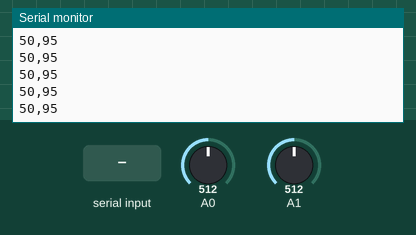
Simulated run of this sketch. Board: Arduino Uno, built with avr-gcc and run on an emulated ATmega328P. Parts: the last lines printed to the serial monitor. The test bench sets the inputs (shaded band); at power-on: A0 = 512, A1 = 512. The local clock reads 2024-03-15 10:24:30 at power-on unless the sketch sets it; storage starts empty.

Above: at 1.4 s.
1.5 s: "config\n" received over Serial
At 2.1 s:
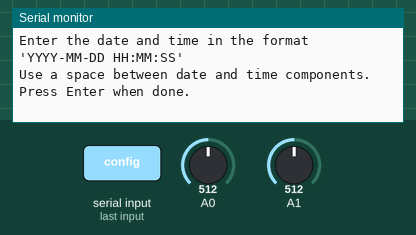
3.0 s: "90,45\n" received over Serial
At 3.11 s:
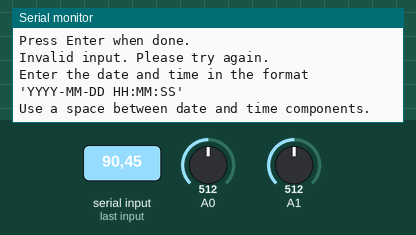
4.5 s: "90-45-200 10:150:30\n" received over Serial
At 4.62 s:
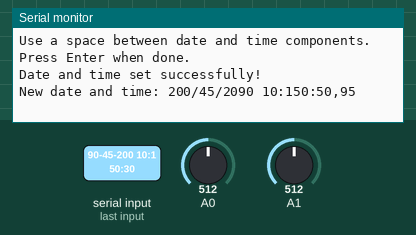
6.0 s: A0 set to 716
At 6.04 s:
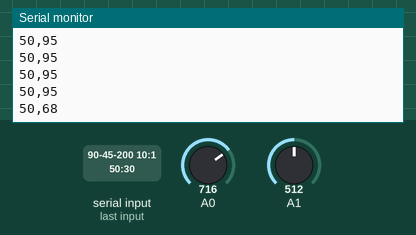
7.5 s: A1 set to 716
At 7.53 s:
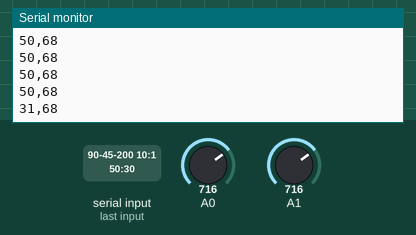
9.0 s: A0 set to 900
At 9.03 s:
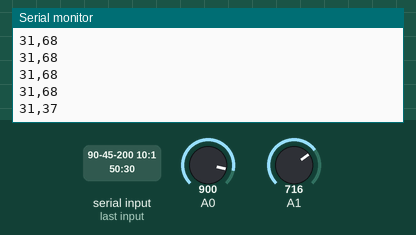
Timing chart, 0 to 11.5 s (numbered marks = the images above; inputs shaded):
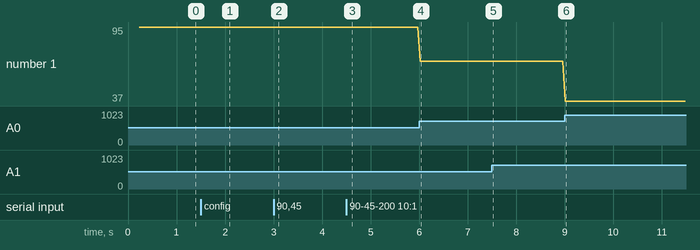

Measured:
- after the input at 1.5 s, the serial monitor: prints a new line at once (image 1)
- after the input at 3.0 s, the serial monitor: prints a new line at once (image 2)
- after the input at 4.5 s, the serial monitor: prints a new line at once (image 3)
- after the input at 6.0 s, the serial monitor: prints a new line at once (image 4)
- after the input at 7.5 s, the serial monitor: prints a new line at once (image 5)
- after the input at 9.0 s, the serial monitor: prints a new line at once (image 6)
- plotted number 1: 95 → 68 after the input at 6.0 s, 68 → 37 after the input at 9.0 s

The sketch:

main.ino
```cpp
int sensorValue = 0;        // value read from the pot
int outputValue = 0;        // value output to the PWM (analog out)
int sensorValue2 = 0;        // value read from the pot
int outputValue2 = 0;

int Ro = 100, B =  3950;
int Rseries = 8;
float To = 298.15;
float TREAD;

double temp = 0;

bool configMode = false;
#include <ThreeWire.h> //INCLUSÃO DA BIBLIOTECA
#include <RtcDS1302.h> //INCLUSÃO DA BIBLIOTECA

#include <SD.h>

const int chipSelect = 4;  // CS pin for SD card module

File dataFile;

ThreeWire myWire(4, 5, 2); //OBJETO DO TIPO ThreeWire
RtcDS1302<ThreeWire> Rtc(myWire); //OBJETO DO TIPO RtcDS1302

void setup() {
  // initialize serial communications at 9600 bps:
  Serial.begin(9600);
  while (!Serial) {
        delay(1000);
    }
    Serial.begin(9600); //INICIALIZA A SERIAL
    Rtc.Begin(); //INICIALIZA O RTC
    Serial.print("Compilado em: "); //IMPRIME O TEXTO NO MONITOR SERIAL
    RtcDateTime compiled = RtcDateTime(__DATE__, __TIME__); //VARIÁVEL RECEBE DATA E HORA DE COMPILAÇÃO
    printDateTime(compiled); //PASSA OS PARÂMETROS PARA A FUNÇÃO printDateTime
    Serial.println(); //QUEBRA DE LINHA NA SERIAL
    Serial.println(); //QUEBRA DE LINHA NA SERIAL

    if(Rtc.GetIsWriteProtected()){ //SE O RTC ESTIVER PROTEGIDO CONTRA GRAVAÇÃO, FAZ
        Serial.println("RTC está protegido contra gravação. Habilitando a gravação agora..."); //IMPRIME O TEXTO NO MONITOR SERIAL
        Rtc.SetIsWriteProtected(false); //HABILITA GRAVAÇÃO NO RTC
        Serial.println(); //QUEBRA DE LINHA NA SERIAL
    }

    if(!Rtc.GetIsRunning()){ //SE RTC NÃO ESTIVER SENDO EXECUTADO, FAZ
        Serial.println("RTC não está funcionando de forma contínua. Iniciando agora..."); //IMPRIME O TEXTO NO MONITOR SERIAL
        Rtc.SetIsRunning(true); //INICIALIZA O RTC
        Serial.println(); //QUEBRA DE LINHA NA SERIAL
    }

    RtcDateTime now = Rtc.GetDateTime(); //VARIÁVEL RECEBE INFORMAÇÕES
    if (now < compiled) { //SE A INFORMAÇÃO REGISTRADA FOR MENOR QUE A INFORMAÇÃO COMPILADA, FAZ
        Serial.println("As informações atuais do RTC estão desatualizadas. Atualizando informações..."); //IMPRIME O TEXTO NO MONITOR SERIAL
        Rtc.SetDateTime(compiled); //INFORMAÇÕES COMPILADAS SUBSTITUEM AS INFORMAÇÕES ANTERIORES
        Serial.println(); //QUEBRA DE LINHA NA SERIAL
    }
    else if (now > compiled){ //SENÃO, SE A INFORMAÇÃO REGISTRADA FOR MAIOR QUE A INFORMAÇÃO COMPILADA, FAZ
        Serial.println("As informações atuais do RTC são mais recentes que as de compilação. Isso é o esperado."); //IMPRIME O TEXTO NO MONITOR SERIAL
        Serial.println(); //QUEBRA DE LINHA NA SERIAL
    }
    else if (now == compiled) { //SENÃO, SE A INFORMAÇÃO REGISTRADA FOR IGUAL A INFORMAÇÃO COMPILADA, FAZ
        Serial.println("As informações atuais do RTC são iguais as de compilação! Não é o esperado, mas está tudo OK."); //IMPRIME O TEXTO NO MONITOR SERIAL
        Serial.println(); //QUEBRA DE LINHA NA SERIAL
    }
    // Print initial message
    Serial.println("Type 'config' to enter configuration mode.");
    if (!SD.begin(chipSelect)) {
      Serial.println(F("Card failed, or not present"));
      return;
    }
    Serial.println(F("Card initialized."));

    // Open a file named "data.csv"
    dataFile = SD.open("data.csv", FILE_WRITE);

    if (dataFile) {
      Serial.println(F("File opened successfully."));
      dataFile.println("Temperature,Moisture");  // Write header to the file
      //dataFile.close();
    } else {
      Serial.println(F("Error opening file."));
    }
    // Enter the loop
    loop();
}

#define countof(a) (sizeof(a) / sizeof(a[0]))

//ACESSORES ARQUIVOS E FORMATACAO

void appendDataToFile(String data) {
  // Open the file in append mode
  dataFile = SD.open("data.csv", FILE_WRITE);

  if (dataFile) {
    dataFile.println(data);  // Append data to the file
    //dataFile.close();
    Serial.println(F("Data appended to file."));
  } else {
    Serial.println(F("Error appending data to file."));
  }
}

// AQUISICAO DE DADOS DOS SENSORES
int getMoisture(){
    int sensorValue = analogRead(A1);
    int moisturePercentage = map(sensorValue, 0, 1023, 100, 0);
    return moisturePercentage;
}

int getTemp(){
  float Vi = analogRead(A0) * (5.0 / 1023.0);
  float R = (Vi * Rseries) / (5- Vi);
  float T =  1 / ((1 / To) + ((log(R / Ro)) / B));
  TREAD= T - 273.15;
  //Serial.print(TREAD);
  return TREAD;
}

void printDateTime(const RtcDateTime& dt){
    char datestring[20]; //VARIÁVEL ARMAZENA AS INFORMAÇÕES DE DATA E HORA

    snprintf_P(datestring,
            countof(datestring),
            PSTR("%02u/%02u/%04u %02u:%02u:%02u"), //FORMATO DE EXIBIÇÃO DAS INFORMAÇÕES
            dt.Day(), //DIA
            dt.Month(), //MÊS
            dt.Year(), //ANO
            dt.Hour(), //HORA
            dt.Minute(), //MINUTOS
            dt.Second() ); //SEGUNDOS
    Serial.print(datestring); //IMPRIME NO MONITOR SERIAL AS INFORMAÇÕES
}


//-------------------------------------------------------------
//CONFIGURACAO DO MODULO RTC

void setDateTimeManually() {
    Serial.println("Enter the date and time in the format 'YYYY-MM-DD HH:MM:SS'");
    Serial.println("Use a space between date and time components.");
    Serial.println("Press Enter when done.");

    while (!Serial.available()) {
        // Wait for user input
    }

    // Read user input
    String input = Serial.readStringUntil('\n');

    // Parse the input
    int year, month, day, hour, minute, second;
    if (sscanf(input.c_str(), "%d-%d-%d %d:%d:%d", &year, &month, &day, &hour, &minute, &second) == 6) {
        RtcDateTime newDateTime(year, month, day, hour, minute, second);

        // Update the RTC
        Rtc.SetDateTime(newDateTime);

        Serial.println("Date and time set successfully!");
        Serial.print("New date and time: ");
        printDateTime(newDateTime);
    } else {
        Serial.println("Invalid input. Please try again.");
        setDateTimeManually();  // Retry if the input is invalid
    }
}

String dataFormat = "";

//LOOP PRINCIPAL
void loop() {
   // Check for commands from Serial Monitor
    if (Serial.available()) {
        String command = Serial.readStringUntil('\n');
        if (command == "config") {
            Serial.println("Entering configuration mode. Type the new date and time.");
            configMode = true;
        }
        // Add more commands as needed
    }
    if (configMode) {
        // Configuration mode
        setDateTimeManually();
        configMode = false;  // Exit configuration mode after setting date and time
    } else {
        float temperatura = getTemp();
        int umidade = getMoisture();
//
//        sensorValue = analogRead(A0);
//        outputValue = map(sensorValue, 0, 1023, 0, 255);
//        //Serial.print(temperatura);
//        //Serial.print(",");
//
//        sensorValue2 = analogRead(A1);
//        outputValue2 = map(sensorValue2, 0, 1023, 0, 255);
//        //Serial.println(umidade);


         dataFormat =  String(getMoisture()) + "," + String(getTemp());
         Serial.println(dataFormat);


    }


    // Wait before the next loop
    delay(50);
}
```
